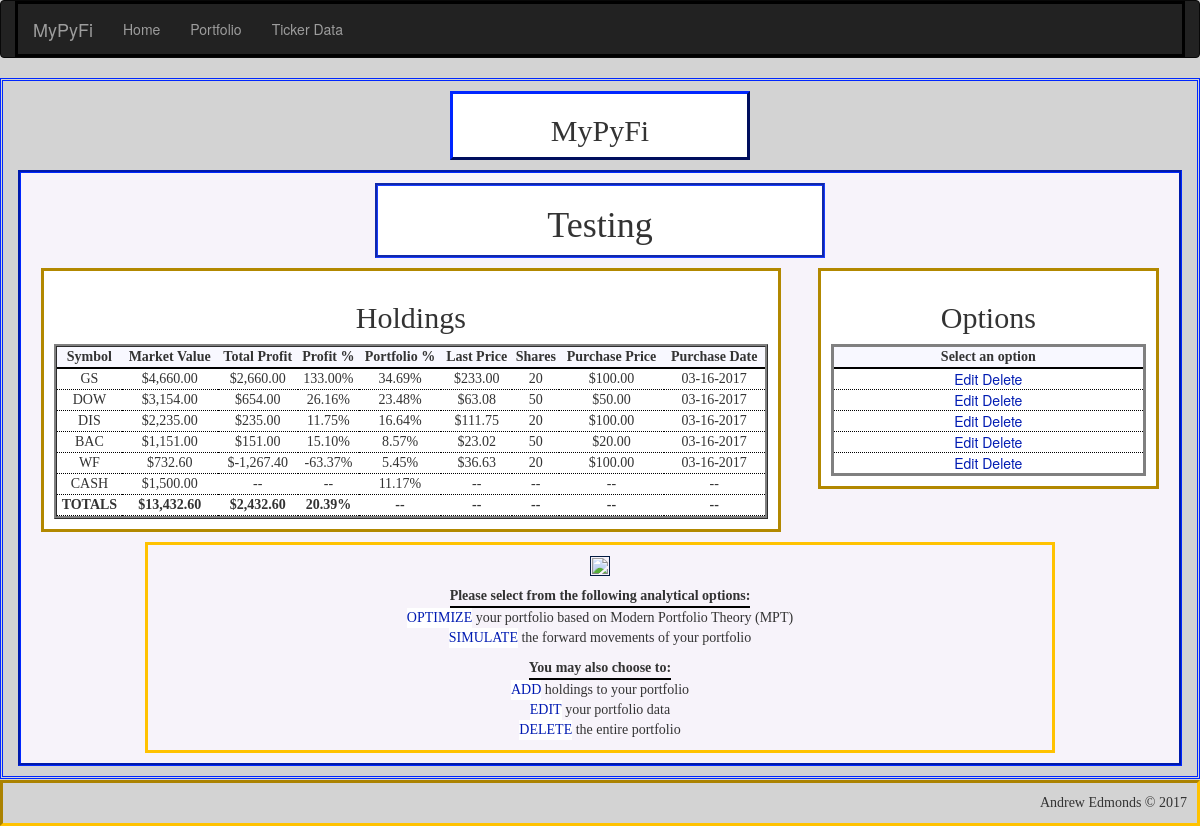
Screenshot of /portfolio/Testing with the database file from the repository.
### app/models.py (models this page shows, shortened)
class Portfolio(db.Model):
    __tablename__ = 'portfolios'
    id = db.Column(db.Integer, primary_key=True, autoincrement=True)
    name = db.Column(db.String(25), unique=True)    # name of portfolio
    cash = db.Column(db.Float)                      # cash holdings within portfolio
    market_value = db.Column(db.Float)              # market value of all holdings + cash
    total_profit = db.Column(db.Float)              # total profits of all holdings
    invested = db.Column(db.Float)                  # total amount invested into holdings - excludes cash holding
    profit_percent = db.Column(db.Float)            # percent return on current amount invested - excludes cash holding
    num_holdings = db.Column(db.Integer)            # total number of holdings in portfolio - excludes cash holding
    holdings = db.relationship('Holding', backref='portfolio', lazy='dynamic')

class Holding(db.Model):
    __tablename__ = 'holdings'
    id = db.Column(db.Integer, primary_key=True, autoincrement=True)
    symbol = db.Column(db.String(6))            # stock symbol
    shares = db.Column(db.Integer)              # number of shares held
    market_value = db.Column(db.Float)          # market value of holding
    purch_date = db.Column(db.Date)             # date holding was purchased
    purch_price = db.Column(db.Float)           # share price on purchase date
    last_price = db.Column(db.Float)            # most recent price from pandas_dataframe module
    total_profit = db.Column(db.Float)          # total profits of holding ($)
    profit_percent = db.Column(db.Float)        # percent profit based on initial amount invested
    portfolio_percent = db.Column(db.Float)     # percent holding makes up of overall portfolio
    last_updated = db.Column(db.String)         # date holding's last_price attribute was updated
    portfolio_id = db.Column(db.Integer, db.ForeignKey('portfolios.id'))

### app/main/views.py (the view)
@main.route('/portfolio/<name>', methods=['GET', 'POST'])
def portfolio(name):
    portfolio = Portfolio.query.filter_by(name=name).first()
    if portfolio is None:
        abort(404)
    else:
        session['portfolio'] = str(portfolio.name)
    holding_data = portfolio.holdings.order_by(Holding.portfolio_percent.desc()).all()
    PortfolioPlot(portfolio)
    return render_template('portfolio/portfolio.html', name=name, holding_data=holding_data, cash=portfolio.cash)

### app/templates/portfolio/portfolio.html (shortened to what this page needs)
{% extends "base-detailed.html" %}
{% import "bootstrap/wtf.html" as wtf %}
{% block page_title %}
<h2>
    <center>MyPyFi</center>
</h2>
{% endblock %}
{% block main_title %}
<h1>{{ name }}</h1>
{% endblock %}
{% block main_focus %}
{% if not holding_data|count > 0 %}
<h1>
    <center>No Holdings Found!</center>
</h1>
<p>
<center>There are no holdings saved in the portfolio {{ name }}</center></p>
{% else %}
<h2>
    <center>Holdings</center>
</h2>
<table style="width:100%" id="portfolio_table">
    <tr>
        <th>
            <center>Symbol</center>
        </th>
        <th>
            <center>Market Value</center>
        </th>
        <th>
            <center>Total Profit</center>
        </th>
        <th>
            <center>Profit %</center>
        </th>
        <th>
            <center>Portfolio %</center>
        </th>
        <th>
            <center>Last Price</center>
        </th>
        <th>
            <center>Shares</center>
        </th>
        <th>
            <center>Purchase Price</center>
        </th>
        <th>
            <center>Purchase Date</center>
        </th>
    </tr>
    {% for holding in holding_data %}
    <tr>
        <td>
            <center>{{ holding["symbol"] | upper }}</center>
        </td>
        <td>
            <center>{{ "${:,.2f}".format(holding["last_price"]*holding["shares"]) }}</center>
        </td>
        <td>
            <center>{{ "${:,.2f}".format(holding["total_profit"]) }}</center>
        </td>
        <td>
            <center>{{ "{0:.2f}%".format(holding["profit_percent"]*100) }}</center>
        </td>
        <td>
            <center>{{ "{0:.2f}%".format(holding["portfolio_percent"]*100) }}</center>
        </td>
        <td>
            <center>{{ "${:,.2f}".format(holding["last_price"]) }}</center>
        </td>
        <td>
            <center>{{ holding["shares"] }}</center>
        </td>
        <td>
            <center>{{ "${:,.2f}".format(holding["purch_price"]) }}</center>
        </td>
        <td>
            <center>{{ "{:%m-%d-%Y}".format(holding["purch_date"]) }}</center>
        </td>
    </tr>
    {% endfor %}
    <tr id="cash_row">
        <td>
            <center>CASH</center>
        </td>
        <td>
            <center>{{ "${:,.2f}".format(cash) }}</center>
        </td>
        <td>
            <center>--</center>
        </td>
        <td>
            <center>--
            </center>
        </td>
        <td>
            <center>{{
                "{0:.2f}%".format(100*cash/(holding_data|sum(attribute="market_value")+cash))
                }}
            </center>
        </td>
        <td>
            <center>--
            </center>
        </td>
        <td>
            <center>--
            </center>
        </td>
        <td>
            <center>--
            </center>
        </td>
        <td>
            <center>--
            </center>
        </td>
    </tr>
    <tr id="focus_total_row">
        <td>
            <center>TOTALS</center>
        </td>
        <td>
            <center>{{ "${:,.2f}".format(cash + holding_data|sum(attribute="market_value")) }}</center>
        </td>
        <td>
            <center>{{ "${:,.2f}".format(holding_data|sum(attribute="total_profit")) }}</center>
        </td>
        <td>
            <center>{{
                "{0:.2f}%".format(100*holding_data|sum(attribute="total_profit")/holding_data|sum(attribute="market_value"))
                }}
            </center>
        </td>
        <td>
            <center>--
            </center>
        </td>
        <td>
            <center>--
            </center>
        </td>
        <td>
            <center>--
            </center>
        </td>
        <td>
            <center>--
            </center>
        </td>
        <td>
            <center>--
            </center>
        </td>
    </tr>
</table>
{% endif %}
{% endblock %}
{% block main_options %}
{% if not holding_data|count > 0 %}
<h1>
    <center>No Holdings Found!</center>
</h1>
<p>
<center>There are no holdings saved in the portfolio {{ name }}</center></p>
{% else %}
<h2>
    <center>Options</center>
</h2>
<table style="width:100%" id="options_table">
    <tr>
        <th>
            <center>Select an option</center>
        </th>
    </tr>
    {% for holding in holding_data %}
    <tr>
        <td>
            <a class="button"
               href="{{ url_for('main.holding_edit', name=name, symbol=holding['symbol'], holding_id = holding['id'])}}">Edit</a>
            <a class="button"
               href="{{ url_for('main.holding_delete_ask', name=name, symbol=holding['symbol'], holding_id = holding['id'])}}">Delete</a>
        </td>
    </tr>
    {% endfor %}
</table>
{% endif %}
{% endblock %}
{% block verbage %}
<img src="{{ url_for('static',filename='portfolio_plot.png') }}">
<table style="width:100%" id="verbage_action_table">
    <tr>
        <th>
            <center>Please select from the following analytical options:</center>
        </th>
    </tr>
    <tr>
        <td>
            <a class="button" href="{{ url_for('main.portfolio_optimal_ask', name=name) }}">OPTIMIZE</a>
            your portfolio based on Modern Portfolio Theory (MPT)
        </td>
    </tr>
    <tr>
        <td>
            <a class="button" href="{{ url_for('main.portfolio_simulate_ask', name=name) }}">SIMULATE</a>
            the forward movements of your portfolio
        </td>
    </tr>
</table>
<table style="width:100%" id="verbage_edit_table">
    <tr>
        <th>
            <center>You may also choose to:</center>
        </th>
    </tr>
    <tr>
        <td>
            <a class="button" href="{{ url_for('main.holding_add', name=name) }}">ADD</a>
            holdings to your portfolio
        </td>
    </tr>
    <tr>
        <td>
            <a class="button" href="{{ url_for('main.portfolio_edit', name=name) }}">EDIT</a>
            your portfolio data
        </td>
    </tr>
    <tr>
        <td>
            <a class="button" href="{{ url_for('main.portfolio_delete_ask', name=name) }}">DELETE</a> the entire
            portfolio
        </td>
    </tr>
</table>
{% endblock %}

### app/static/css/style_main.css (style rules this page uses)
body { background-color: lightgray; }
#main h2 { font-family: "Palatino Linotype"; }
#main th { font-family: "Bitstream Vera Sans Mono"; border-bottom: 2pt solid black; }
#portfolio_table { border-collapse: separate; border-style: ridge; background-color: #F4F1F7; }
#main-focus th { background-color: ghostwhite; }
#main-focus td { font-family: "Felix Titling"; border-bottom: 1pt dotted black; background-color: white; }
#focus_total_row { font-weight: bold; }
#options_table { text-align: center; border-style: solid; background-color: #F4F1F7; }
#main-options th { background-color: ghostwhite; }
#main-options td { font-family: Verdana, "Helvetica Neue", Arial, Helvetica, Geneva, sans-serif; border-bottom: 1pt dotted black; background-color: white; }
#verbage th { display: inline-block; }
.button { background-color: white; color: #001BB2; border: thin; text-align: center; text-decoration: none; display: inline-block; cursor: pointer; }
img { padding:1px; border:1px solid #021a40; }

### rows the page displays
Portfolio: name "Testing", cash "$1,500.00"
Holding: symbol "GS", holding['last_price']*holding['shares'] "$4,660.00", total_profit "$2,660.00", holding['profit_percent']*100 "133.00%", holding['portfolio_percent']*100 "34.69%", last_price "$233.00", shares "20", purch_price "$100.00", purch_date "03-16-2017"
Holding: symbol "DOW", holding['last_price']*holding['shares'] "$3,154.00", total_profit "$654.00", holding['profit_percent']*100 "26.16%", holding['portfolio_percent']*100 "23.48%", last_price "$63.08", shares "50", purch_price "$50.00", purch_date "03-16-2017"
Holding: symbol "DIS", holding['last_price']*holding['shares'] "$2,235.00", total_profit "$235.00", holding['profit_percent']*100 "11.75%", holding['portfolio_percent']*100 "16.64%", last_price "$111.75", shares "20", purch_price "$100.00", purch_date "03-16-2017"
Holding: symbol "BAC", holding['last_price']*holding['shares'] "$1,151.00", total_profit "$151.00", holding['profit_percent']*100 "15.10%", holding['portfolio_percent']*100 "8.57%", last_price "$23.02", shares "50", purch_price "$20.00", purch_date "03-16-2017"
Holding: symbol "WF", holding['last_price']*holding['shares'] "$732.60", total_profit "$-1,267.40", holding['profit_percent']*100 "-63.37%", holding['portfolio_percent']*100 "5.45%", last_price "$36.63", shares "20", purch_price "$100.00", purch_date "03-16-2017"

### other values shown
{{ "${:,.2f}".format(cash + holding_data|sum(attribute="market_value")) }} "$13,432.60"
{{ "${:,.2f}".format(holding_data|sum(attribute="total_profit")) }} "$2,432.60"
